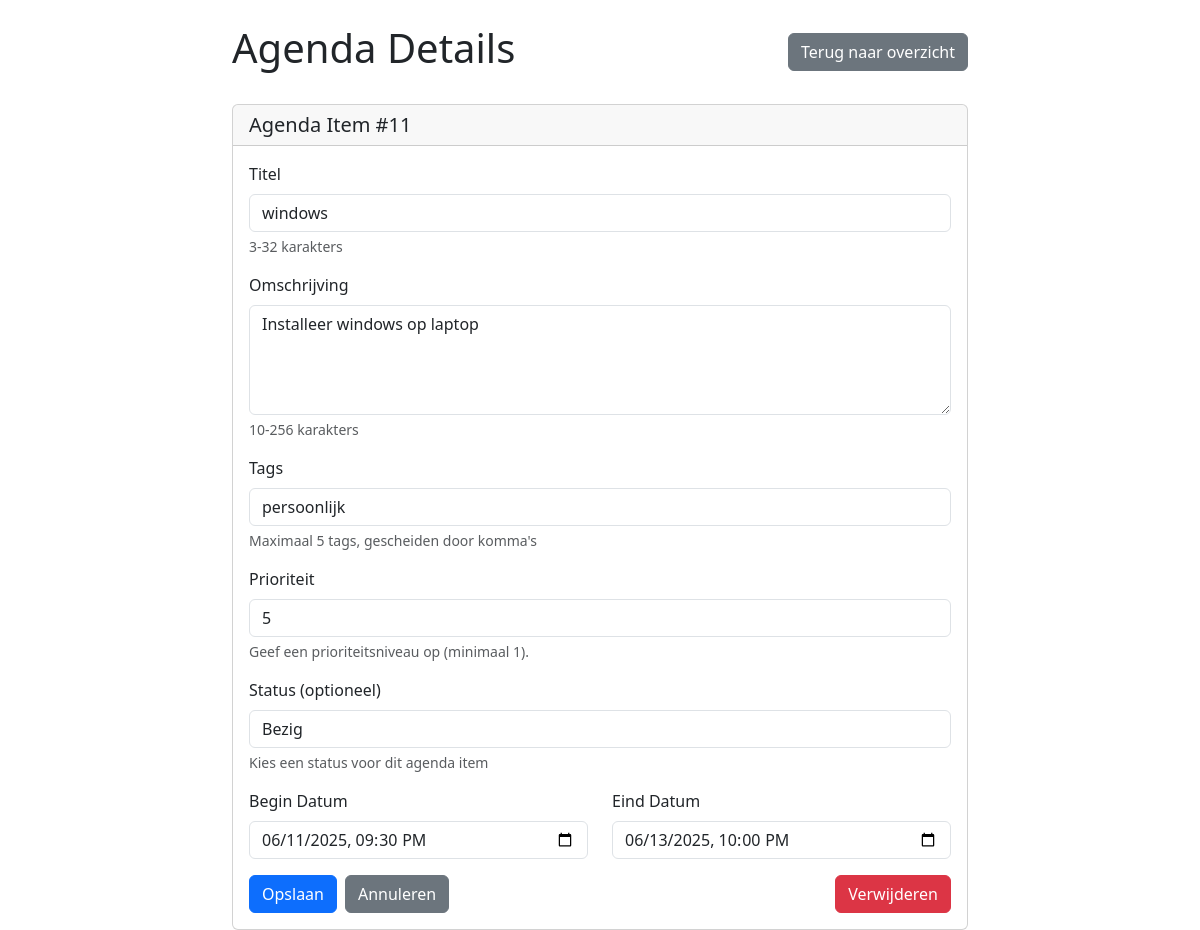
The page /php2/agenda_aanpassen.php?ID=11 on the database its author committed.
### tables this page shows
CREATE TABLE "crud_agenda"
(
    ID           integer not null
        constraint crud_agenda_pk
            primary key autoincrement,
    titel        TEXT    not null,
    omschrijving TEXT    not null,
    begin_datum  DATE    not null,
    eind_datum   DATE    not null,
    prioriteit   integer not null,
    status       TEXT    not null,
    tags         TEXT
);

### php2/agenda_aanpassen.php (called while the page is built, shortened)
<?php
require "config.php";
$id = $_GET["ID"] ?? null;
try {
    $query = "SELECT * FROM crud_agenda WHERE ID = :id";
    $stmt = $pdo->prepare($query);
    $stmt->bindParam(":id", $id);
    $stmt->execute();
    $agenda_item = $stmt->fetch();
} catch (PDOException $e) {
    error_log("Select query failed: " . $e->getMessage());
    $fout = "Er is een fout opgetreden bij het ophalen van het agenda item.";
}
include_once "views/agenda_aanpassen_view.php";

### php2/views/agenda_aanpassen_view.php (the view, shortened to what this page needs)
<!DOCTYPE html>
<html lang="en">
<head>
    <link href="./node_modules/bootstrap/dist/css/bootstrap.min.css" rel="stylesheet">
</head>
<body>
    <?php
    function formateerDatumVoorInput($datum_string) {
        $datum = new DateTime($datum_string);
        return $datum->format("Y-m-d\TH:i");
    }
    ?>
    <div class="container mt-4">
        <div class="row">
            <div class="col-md-8 mx-auto">
                <div class="d-flex justify-content-between align-items-center mb-4">
                    <h1>Agenda Details</h1>
                    <a href="agenda.php" class="btn btn-secondary">Terug naar overzicht</a>
                </div>
                <div class="card">
                    <div class="card-header">
                        <h5 class="card-title mb-0">Agenda Item #<?= htmlspecialchars($agenda_item["ID"]) ?></h5>
                    </div>
                    <div class="card-body">
                        <form method="POST">
                            <div class="mb-3">
                                <label for="titel" class="form-label">Titel</label>
                                <input type="text" class="form-control" id="titel" name="titel"
                                    value="<?= htmlspecialchars($agenda_item["titel"]) ?>" required
                                    maxlength="32" minlength="3">
                                <div class="form-text">3-32 karakters</div>
                            </div>
                            <div class="mb-3">
                                <label for="omschrijving" class="form-label">Omschrijving</label>
                                <textarea class="form-control" id="omschrijving" name="omschrijving" rows="4"
                                    required maxlength="256" minlength="10"><?= htmlspecialchars($agenda_item["omschrijving"]) ?></textarea>
                                <div class="form-text">10-256 karakters</div>
                            </div>
                            <div class="mb-3">
                                <label for="tags" class="form-label">Tags</label>
                                <input type="text" class="form-control" id="tags" name="tags"
                                    value="<?= htmlspecialchars($agenda_item["tags"] ?? "") ?>"
                                    placeholder="Voer tags in, gescheiden door komma's">
                                <div class="form-text">Maximaal 5 tags, gescheiden door komma's</div>
                            </div>
                            <div class="mb-3">
                                <label for="prioriteit" class="form-label">Prioriteit</label>
                                <input type="number" class="form-control" id="prioriteit" name="prioriteit"
                                    value="<?= htmlspecialchars($agenda_item["prioriteit"] ?? "1") ?>" required min="1">
                                <div class="form-text">Geef een prioriteitsniveau op (minimaal 1).</div>
                            </div>
                            <div class="mb-3">
                                <label for="status" class="form-label">Status (optioneel)</label>
                                <select class="form-control" id="status" name="status">
                                    <option value="bezig" <?= ($agenda_item["status"] ?? "") === "bezig" ? "selected" : "" ?>>Bezig</option>
                                </select>
                                <div class="form-text">Kies een status voor dit agenda item</div>
                            </div>
                            <div class="row">
                                <div class="col-md-6">
                                    <div class="mb-3">
                                        <label for="begin_datum" class="form-label">Begin Datum</label>
                                        <input type="datetime-local" class="form-control" id="begin_datum"
                                            name="begin_datum"
                                            value="<?= formateerDatumVoorInput($agenda_item["begin_datum"]) ?>" required>
                                    </div>
                                </div>
                                <div class="col-md-6">
                                    <div class="mb-3">
                                        <label for="eind_datum" class="form-label">Eind Datum</label>
                                        <input type="datetime-local" class="form-control" id="eind_datum"
                                            name="eind_datum"
                                            value="<?= formateerDatumVoorInput($agenda_item["eind_datum"]) ?>" required>
                                    </div>
                                </div>
                            </div>
                            <div class="d-flex gap-2">
                                <button type="submit" class="btn btn-primary">Opslaan</button>
                                <a href="agenda.php" class="btn btn-secondary">Annuleren</a>
                                <a href="agenda_verwijderen.php?ID=<?= $agenda_item["ID"] ?>"
                                    class="btn btn-danger ms-auto"
                                    onclick="return confirm('Weet je zeker dat je dit item wilt verwijderen?')">Verwijderen</a>
                            </div>
                        </form>
                    </div>
                </div>
            </div>
        </div>
    </div>
</body>
</html>

### rows shown on the page
crud_agenda: ID "11", titel "windows", omschrijving "Installeer windows op laptop", tags "persoonlijk", prioriteit "5", status "Bezig", begin_datum "06/11/2025 21:30", eind_datum "06/13/2025 22:00"
